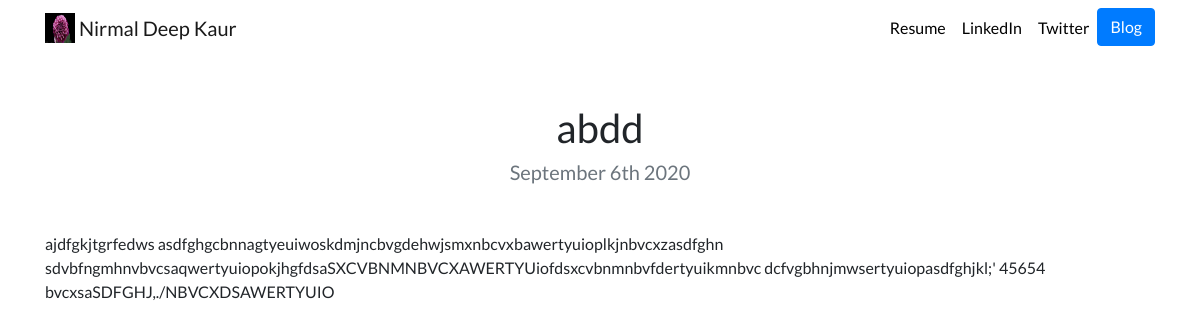
/blog/5/, run on the app's committed database.
### blog/models.py (models this page shows, shortened)
class Blog(models.Model):
    title = models.TextField(max_length=200)
    description = models.TextField()
    date = models.DateField()

### blog/views.py (the view)
# urls.py: path('<int:blog_id>/', views.detail , name='detail'),
def detail(request, blog_id):
    blog = get_object_or_404(Blog, pk=blog_id)
    return render(request , 'blog/detail.html', {'blog':blog})

### blog/templates/blog/detail.html
{% extends 'portfolio/base.html' %}
{% load static %}
{% block content %}
<h1 class="text-center mt-5  id="blogdetailtitle" >{{ blog.title }}</h1>
<h5 class="text-center text-muted mb-5">{{ blog.date|date:'F jS Y' }}</h5>
{{ blog.description|safe}}
{% endblock %}

### portfolio/static/portfolio/coustom.css (style rules this page uses)
body { font-family: 'Lato', sans-serif; }

### data on the page
Blog: title "abdd", date "September 6th 2020", description "ajdfgkjtgrfedws asdfghgcbnnagtyeuiwoskdmjncbvgdehwjsmxnbcvxbawertyuioplkjnbvcxzasdfghn sdvbfngmhnvbvcsaqwertyuiopokjhgfdsaSXCVBNMNBVCXAWERTYUiofdsxcvbnmnbvfdertyuikmnbvc dcfvgbhnjmwsertyuiopasdfghjkl;' 45654 bvcxsaSDFGHJ,./NBVCXDSAWERTYUIO"
